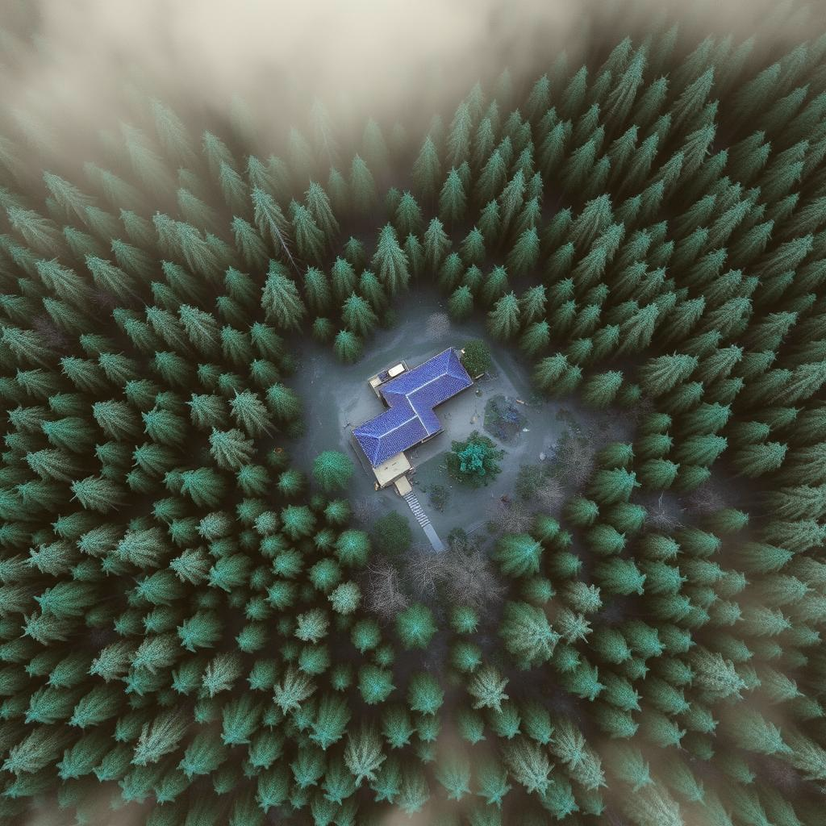
#> input picture All Methods Tried/Histogram Matching/FLUX 1.png, 826 x 826 px, shrunk from 1024 x 1024 before the run, found by its file name
$ jupyter execute 'Histogram Matching.ipynb'
#> lines starting #> are read from the running program, lines starting #| are printed output that depends on the picture
Convert Images to a Suitable Color Space: Convert the images to a color space where luminance and chrominance are separated, such as LAB or YCrCb.

[cell 1]
import cv2
source_img = cv2.imread('Images/FLUX 1.png')
#> source_img is the input picture: shape (826, 826, 3); mean B, G, R 73.5, 87.3, 78.9
target_img = cv2.imread('Images/dark_forest.png')
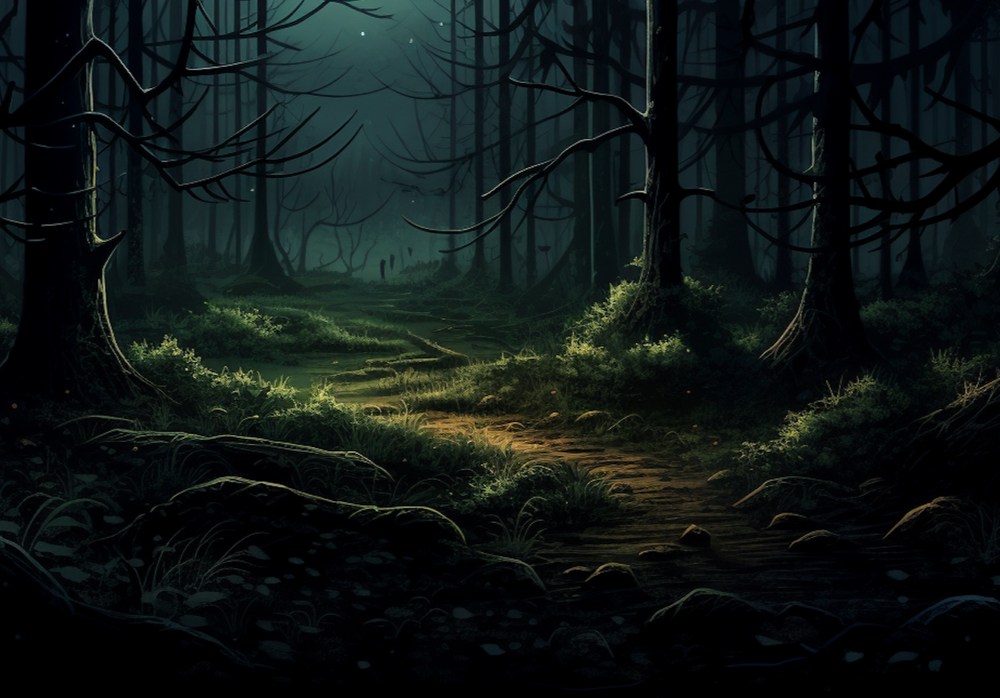
#> input picture All Methods Tried/Histogram Matching/dark_forest.png, 1000 x 698 px, shrunk from 1239 x 865 before the run, found by its file name
#> target_img is the input picture: shape (698, 1000, 3); mean B, G, R 21.7, 22.6, 14.9

source_lab = cv2.cvtColor(source_img, cv2.COLOR_BGR2LAB)
#> source_lab: shape (826, 826, 3); mean of channels 0, 1, 2 90.1, 122.1, 135.2
target_lab = cv2.cvtColor(target_img, cv2.COLOR_BGR2LAB)
#> target_lab: shape (698, 1000, 3); mean of channels 0, 1, 2 20.7, 124.9, 127.7

**Match the Histogram:** Use a custom function to match the histograms of the source image to the target image. OpenCV doesn't have a direct function for this, so you'll need to manually adjust the color channels.

[cell 2]
import numpy as np

def match_histograms(source, template):
    matched = np.zeros_like(source)
    for i in range(3):  # Assuming LAB or YCrCb with 3 channels
        s_values, s_counts = np.unique(source[:, :, i], return_counts=True)
        t_values, t_counts = np.unique(template[:, :, i], return_counts=True)

        s_quantiles = np.cumsum(s_counts).astype(np.float64)
        s_quantiles /= s_quantiles[-1]
        t_quantiles = np.cumsum(t_counts).astype(np.float64)
        t_quantiles /= t_quantiles[-1]

        interp_t_values = np.interp(s_quantiles, t_quantiles, t_values)

        matched[:, :, i] = np.interp(source[:, :, i], s_values, interp_t_values)
#> matched: shape (826, 826, 3); mean of channels 0, 1, 2 20.1, 124.1, 128.6
    return matched

matched_lab = match_histograms(source_lab, target_lab)

**Convert Back to BGR:** After matching the histogram, convert the LAB image back to BGR.

[cell 3]
matched_bgr = cv2.cvtColor(matched_lab, cv2.COLOR_LAB2BGR)
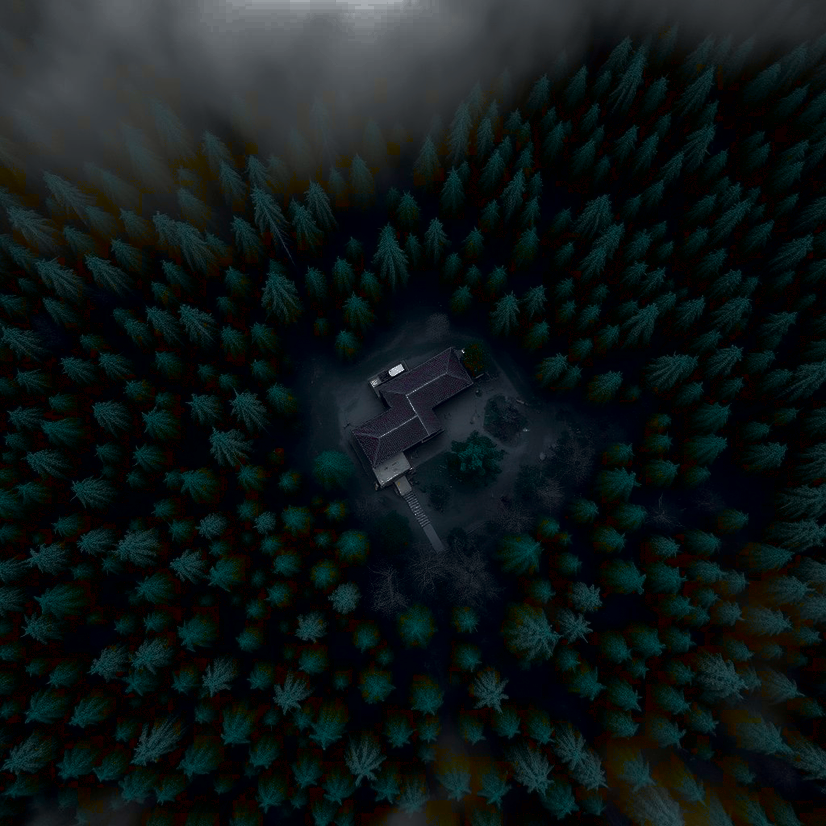
#> matched_bgr: shape (826, 826, 3); mean B, G, R 23.2, 22.7, 15
cv2.imwrite('darkview.jpg', matched_bgr)
#> Out = True
